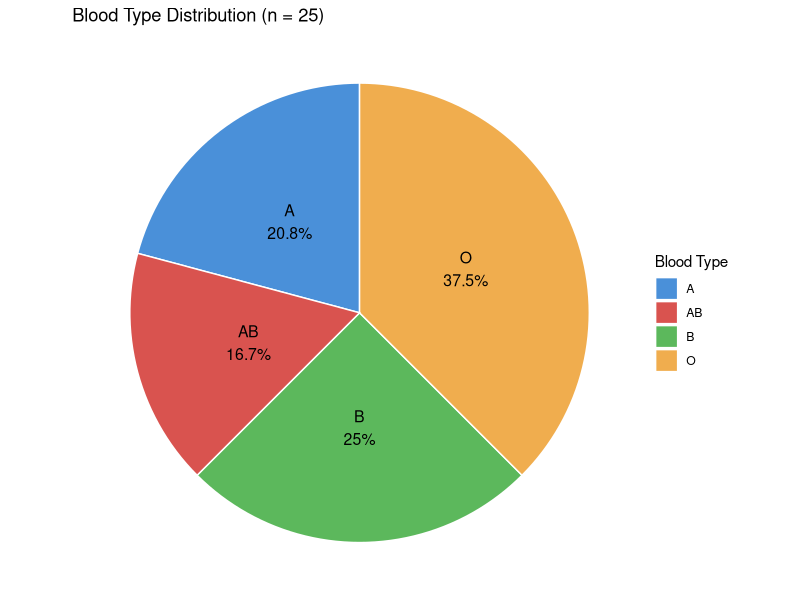

Source code (R):
## ---- chunk 1
library(tidyverse)
## ---- chunk 2
blood <- c("A","B","B","AB","O","O","O","B","AB","B",
           "B","B","O","A","O","A","O","O","O","AB",
           "AB","A","O","B","A")

df <- data.frame(blood) |>
  count(blood) |>
  rename(Class = blood, Frequency = n) |>
  mutate(Percentage = round(Frequency / sum(Frequency) * 100, 1))

knitr::kable(df, align = "c")
## ---- chunk 3
temps <- c(112,100,127,120,134,118,105,110,109,112,
           110,118,117,116,118,122,114,114,105,109,
           107,112,114,115,118,117,118,122,106,110,
           116,108,110,121,113,120,119,111,104,111,
           120,113,120,117,105,110,118,112,114,114)
## ---- chunk 4
# Class width = ceiling((134 - 100) / 7) = 5
breaks <- seq(99.5, 134.5, by = 5)
labels <- c("100-104","105-109","110-114","115-119","120-124","125-129","130-134")

freq_table <- data.frame(temps) |>
  mutate(Class = cut(temps, breaks = breaks, labels = labels)) |>
  count(Class, .drop = FALSE) |>
  rename(Frequency = n) |>
  mutate(
    Boundaries = c("99.5-104.5","104.5-109.5","109.5-114.5",
                   "114.5-119.5","119.5-124.5","124.5-129.5","129.5-134.5"),
    Midpoint   = seq(102, 132, by = 5),
    Cumulative = cumsum(Frequency)
  )
## ---- chunk 5
knitr::kable(freq_table[, c("Class","Boundaries","Midpoint","Frequency","Cumulative")],
             align = "c")
## ---- chunk 6
n <- 100; p <- 0.32; q <- 0.68
mu <- n * p; sigma <- sqrt(n * p * q)
cat("mu =", mu, "  sigma =", round(sigma, 4), "\n")

# P(X <= 26) with continuity correction: P(X < 26.5)
pnorm(26.5, mean = mu, sd = sigma)

# Exact binomial
pbinom(26, n, p)
## ---- chunk 7
n <- 10; p <- 0.5; q <- 0.5
mu <- n * p; sigma <- sqrt(n * p * q)
cat("mu =", mu, "  sigma =", sigma, "\n")

# a. Exact binomial
dbinom(6, n, p)

# b. Normal approximation with continuity correction
pnorm(6.5, mean = mu, sd = sigma) - pnorm(5.5, mean = mu, sd = sigma)
## ---- chunk 8
blood_pie <- data.frame(
  type = c("A","B","O","AB"),
  freq = c(5, 6, 9, 4)
) |>
  mutate(
    pct    = freq / sum(freq) * 100,
    deg    = pct / 100 * 360,
    label  = paste0(type, "\n", freq, " (", round(pct, 1), "%)")
  )

fig <- ggplot(blood_pie, aes(x = "", y = freq, fill = type)) +
  geom_bar(stat = "identity", width = 1, color = "white") +
  coord_polar(theta = "y") +
  geom_text(aes(label = paste0(type, "\n", round(pct, 1), "%")),
            position = position_stack(vjust = 0.5), size = 4) +
  scale_fill_manual(values = c("#4a90d9","#d9534f","#5cb85c","#f0ad4e")) +
  labs(title = "Blood Type Distribution (n = 25)", fill = "Blood Type") +
  theme_void()
## ---- chunk 9
fig
